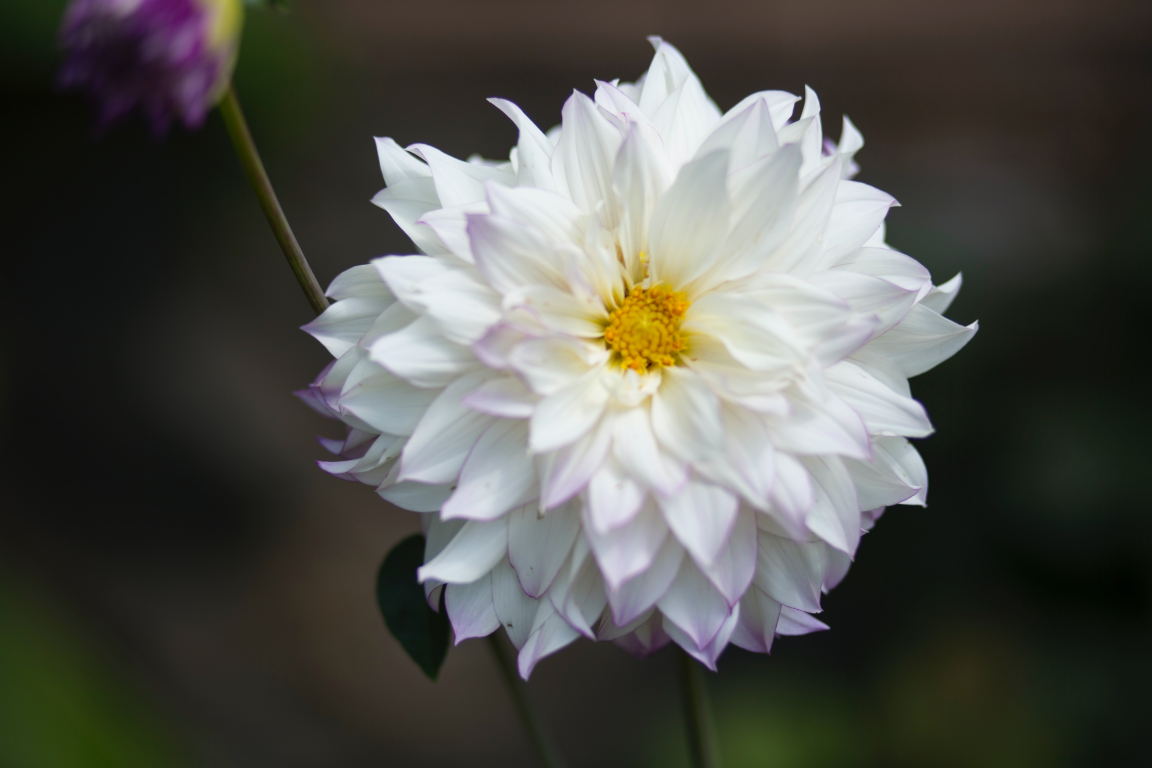
#> input picture digital_representation/task3.jpg, 5760 x 3840 px (shown at 1/5 size)
$ python main3.py
#> lines starting #> are read from the running program, lines starting #| are printed output that depends on the picture
import os
import math
import cv2

img = cv2.imread("task3.jpg")
#> img is the input picture: shape (3840, 5760, 3); mean B, G, R 77.4, 83.2, 82.7
h, w = img.shape[:2]
#> h = 3840; w = 5760
ratio = w/h
#> ratio = 1.5
print("w, h, ratio", w, h, ratio)
#| w, h, ratio 5760 3840 1.5
r_w = 600
r_h = math.floor(r_w/ratio)
#> r_h = 400
print("resized w, h", r_w, r_h)
#| resized w, h 600 400
resized_img = cv2.resize(img, dsize=(r_w, r_h), interpolation=cv2.INTER_AREA)
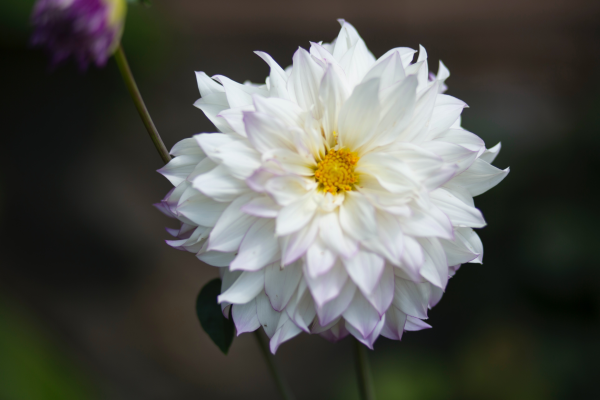
#> resized_img: shape (400, 600, 3); mean B, G, R 77.4, 83.2, 82.7

out_file_name = "resized_task3.jpg"
cv2.imwrite(out_file_name, resized_img)
file_size = os.path.getsize(out_file_name)
print("file size", file_size, r_w*r_h)
#| file size 46133 240000

$ run again, with digital_representation/task2.jpg copied over digital_representation/task3.jpg
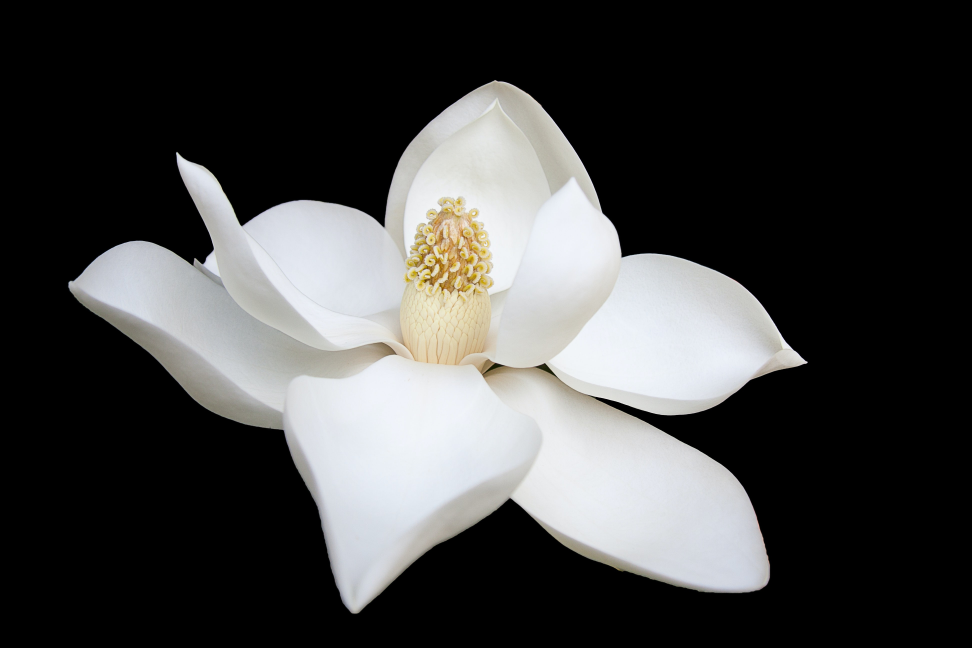
#> input picture digital_representation/task2.jpg, 3888 x 2592 px (shown at 1/4 size)
#> img is the input picture: shape (2592, 3888, 3); mean B, G, R 67.7, 68.1, 68
#| w, h, ratio 3888 2592 1.5
#| resized w, h 600 400
#> `resized_img = cv2.resize(img, dsize=(r_w, r_h), interpolation=cv2.INTE..`:
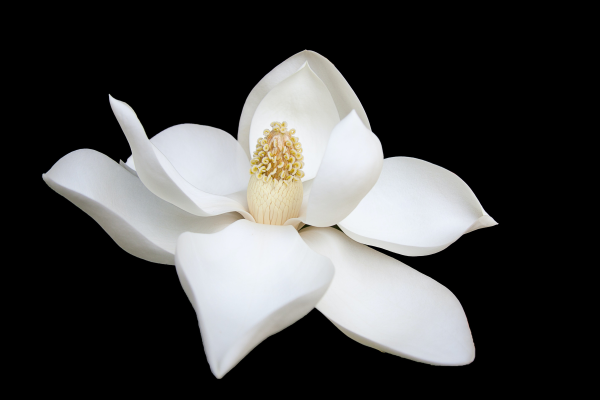
#> resized_img: shape (400, 600, 3); mean B, G, R 67.7, 68.1, 68
#| file size 29918 240000
